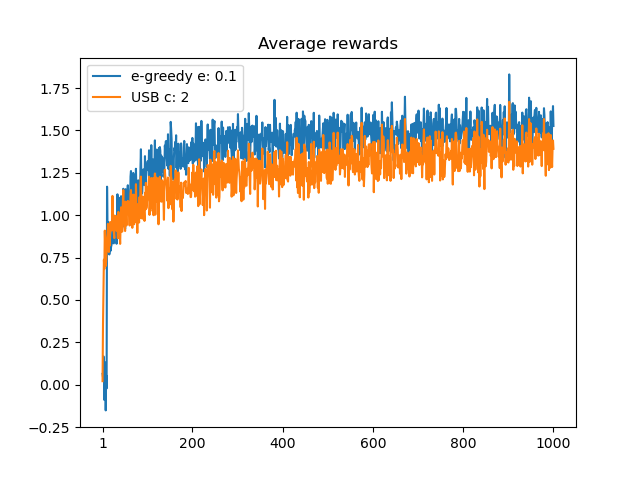

Here is the Python script that generated this plot:
""" Page 36. """

from multiprocessing import Pool
from matplotlib import pyplot as plt

from envs.k_armed_bandit_env import KArmedBanditEnv
from algos.optimistic_bandit import OptimisticBandit
from algos.UCB_bandit import UCBBandit
import numpy as np


STEPS = 1000
EPISODES = 2000
AGENTS = [OptimisticBandit(), UCBBandit()]

def exe(agent):
    avg_rewards = np.zeros(STEPS)
    for episode in range(1, EPISODES+1):
        env = KArmedBanditEnv()
        agent.assign_env(env)
        rewards = []
        for step in range(1, STEPS+1):
            action = agent.act(step)
            reward = env.step(action)
            agent.learn(action, reward)
            rewards.append(reward)
        for i in range(STEPS):
            avg_rewards[i] += (rewards[i] - avg_rewards[i]) / episode
    return avg_rewards

with Pool() as pool:
    avg_rewards = pool.map(exe, AGENTS)
    plt.plot(range(1, STEPS+1), avg_rewards[1], label=f'e-greedy e: {AGENTS[0].epsilon}')
    plt.plot(range(1, STEPS+1), avg_rewards[0], label=f'USB c: {AGENTS[1].c}')
    plt.legend()
    plt.title('Average rewards')
    plt.xticks([1] + list(range(200, STEPS+1, 200)))
    plt.savefig('figure_2.4_bandits_USB_vs_epsilon.png')
    plt.show()
